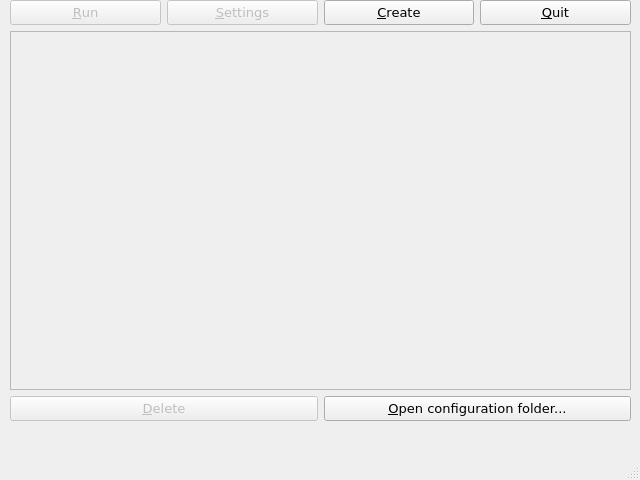
<?xml version="1.0" encoding="UTF-8"?>
<ui version="4.0">
 <class>MainWindow</class>
 <widget class="QMainWindow" name="MainWindow">
  <property name="geometry">
   <rect>
    <x>0</x>
    <y>0</y>
    <width>640</width>
    <height>480</height>
   </rect>
  </property>
  <property name="font">
   <font>
    <pointsize>10</pointsize>
   </font>
  </property>
  <property name="contextMenuPolicy">
   <enum>Qt::NoContextMenu</enum>
  </property>
  <property name="windowTitle">
   <string>Linbox for 86Box</string>
  </property>
  <property name="windowIcon">
   <iconset>
    <normaloff>../resources/computer_white_36dp.svg</normaloff>../resources/computer_white_36dp.svg</iconset>
  </property>
  <widget class="QWidget" name="centralwidget">
   <property name="sizePolicy">
    <sizepolicy hsizetype="Fixed" vsizetype="Fixed">
     <horstretch>0</horstretch>
     <verstretch>0</verstretch>
    </sizepolicy>
   </property>
   <property name="font">
    <font>
     <family>DejaVu Sans</family>
     <pointsize>10</pointsize>
     <weight>50</weight>
     <bold>false</bold>
    </font>
   </property>
   <widget class="QWidget" name="gridLayoutWidget">
    <property name="geometry">
     <rect>
      <x>10</x>
      <y>0</y>
      <width>621</width>
      <height>421</height>
     </rect>
    </property>
    <layout class="QGridLayout" name="gridLayout">
     <item row="0" column="0">
      <layout class="QVBoxLayout" name="verticalLayout">
       <item>
        <layout class="QHBoxLayout" name="horizontalLayout_2">
         <item>
          <widget class="QPushButton" name="run_btn">
           <property name="enabled">
            <bool>false</bool>
           </property>
           <property name="text">
            <string>&amp;Run</string>
           </property>
           <property name="icon">
            <iconset>
             <normaloff>../resources/play_arrow_white_36dp.svg</normaloff>../resources/play_arrow_white_36dp.svg</iconset>
           </property>
          </widget>
         </item>
         <item>
          <widget class="QPushButton" name="settings_btn">
           <property name="enabled">
            <bool>false</bool>
           </property>
           <property name="text">
            <string>&amp;Settings</string>
           </property>
           <property name="icon">
            <iconset>
             <normaloff>../resources/settings_white_36dp.svg</normaloff>../resources/settings_white_36dp.svg</iconset>
           </property>
          </widget>
         </item>
         <item>
          <widget class="QPushButton" name="create_btn">
           <property name="text">
            <string>&amp;Create</string>
           </property>
           <property name="icon">
            <iconset>
             <normaloff>../resources/create_white_36dp.svg</normaloff>../resources/create_white_36dp.svg</iconset>
           </property>
          </widget>
         </item>
         <item>
          <widget class="QPushButton" name="quit_btn">
           <property name="text">
            <string>&amp;Quit</string>
           </property>
           <property name="icon">
            <iconset>
             <normaloff>../resources/close_white_36dp.svg</normaloff>../resources/close_white_36dp.svg</iconset>
           </property>
          </widget>
         </item>
        </layout>
       </item>
      </layout>
     </item>
     <item row="4" column="0">
      <layout class="QHBoxLayout" name="horizontalLayout_4">
       <item>
        <widget class="QPushButton" name="delete_btn">
         <property name="enabled">
          <bool>false</bool>
         </property>
         <property name="text">
          <string>&amp;Delete</string>
         </property>
         <property name="icon">
          <iconset>
           <normaloff>../resources/delete_forever_white_36dp.svg</normaloff>../resources/delete_forever_white_36dp.svg</iconset>
         </property>
        </widget>
       </item>
       <item>
        <widget class="QPushButton" name="open_btn">
         <property name="text">
          <string>&amp;Open configuration folder...</string>
         </property>
         <property name="icon">
          <iconset>
           <normaloff>../resources/folder_open_white_36dp.svg</normaloff>../resources/folder_open_white_36dp.svg</iconset>
         </property>
        </widget>
       </item>
      </layout>
     </item>
     <item row="3" column="0">
      <layout class="QVBoxLayout" name="verticalLayout_2">
       <item>
        <widget class="QListWidget" name="listWidget">
         <property name="enabled">
          <bool>false</bool>
         </property>
         <property name="styleSheet">
          <string notr="true">color: rgb(255, 255, 255); selection-background-color: rgb(76, 76, 76);</string>
         </property>
        </widget>
       </item>
      </layout>
     </item>
    </layout>
   </widget>
  </widget>
  <widget class="QMenuBar" name="menubar">
   <property name="geometry">
    <rect>
     <x>0</x>
     <y>0</y>
     <width>640</width>
     <height>30</height>
    </rect>
   </property>
  </widget>
  <widget class="QStatusBar" name="statusbar"/>
 </widget>
 <tabstops>
  <tabstop>run_btn</tabstop>
  <tabstop>settings_btn</tabstop>
  <tabstop>create_btn</tabstop>
  <tabstop>quit_btn</tabstop>
  <tabstop>listWidget</tabstop>
  <tabstop>delete_btn</tabstop>
  <tabstop>open_btn</tabstop>
 </tabstops>
 <resources/>
 <connections/>
</ui>
